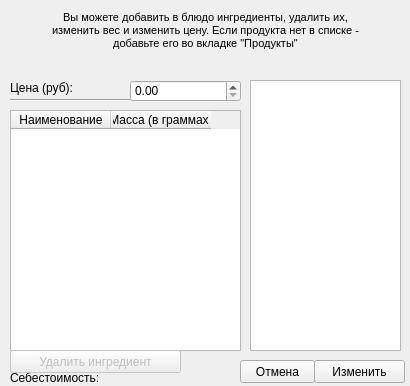
<?xml version="1.0" encoding="UTF-8"?>
<ui version="4.0">
 <class>productAdder</class>
 <widget class="QWidget" name="productAdder">
  <property name="geometry">
   <rect>
    <x>0</x>
    <y>0</y>
    <width>410</width>
    <height>386</height>
   </rect>
  </property>
  <property name="minimumSize">
   <size>
    <width>410</width>
    <height>386</height>
   </size>
  </property>
  <property name="maximumSize">
   <size>
    <width>410</width>
    <height>386</height>
   </size>
  </property>
  <property name="windowTitle">
   <string>Изменить блюдо</string>
  </property>
  <widget class="QLabel" name="label">
   <property name="geometry">
    <rect>
     <x>0</x>
     <y>-20</y>
     <width>411</width>
     <height>101</height>
    </rect>
   </property>
   <property name="text">
    <string>&lt;!DOCTYPE HTML PUBLIC &quot;-//W3C//DTD HTML 4.0//EN&quot; &quot;http://www.w3.org/TR/REC-html40/strict.dtd&quot;&gt;
&lt;html&gt;&lt;head&gt;&lt;meta name=&quot;qrichtext&quot; content=&quot;1&quot; /&gt;&lt;style type=&quot;text/css&quot;&gt;
p, li { white-space: pre-wrap; }
&lt;/style&gt;&lt;/head&gt;&lt;body style=&quot; font-family:'MS Shell Dlg 2'; font-size:8pt; font-weight:400; font-style:normal;&quot;&gt;
&lt;p align=&quot;center&quot; style=&quot; margin-top:12px; margin-bottom:12px; margin-left:0px; margin-right:0px; -qt-block-indent:0; text-indent:0px;&quot;&gt;Вы можете добавить в блюдо ингредиенты, удалить их,&lt;br /&gt;изменить вес и изменить цену. Если продукта нет в списке -&lt;br /&gt;добавьте его во вкладке &amp;quot;Продукты&amp;quot;&lt;/p&gt;&lt;/body&gt;&lt;/html&gt;</string>
   </property>
  </widget>
  <widget class="QLabel" name="label_2">
   <property name="geometry">
    <rect>
     <x>10</x>
     <y>80</y>
     <width>90</width>
     <height>16</height>
    </rect>
   </property>
   <property name="text">
    <string>Цена (руб):</string>
   </property>
  </widget>
  <widget class="Line" name="line">
   <property name="geometry">
    <rect>
     <x>10</x>
     <y>92</y>
     <width>121</width>
     <height>16</height>
    </rect>
   </property>
   <property name="orientation">
    <enum>Qt::Horizontal</enum>
   </property>
  </widget>
  <widget class="QPushButton" name="editConfirmButton">
   <property name="geometry">
    <rect>
     <x>314</x>
     <y>360</y>
     <width>91</width>
     <height>23</height>
    </rect>
   </property>
   <property name="text">
    <string>Изменить</string>
   </property>
  </widget>
  <widget class="QPushButton" name="cancelEditorButton">
   <property name="geometry">
    <rect>
     <x>240</x>
     <y>360</y>
     <width>75</width>
     <height>23</height>
    </rect>
   </property>
   <property name="text">
    <string>Отмена</string>
   </property>
  </widget>
  <widget class="QLabel" name="editorStatusText">
   <property name="geometry">
    <rect>
     <x>10</x>
     <y>60</y>
     <width>391</width>
     <height>20</height>
    </rect>
   </property>
   <property name="text">
    <string/>
   </property>
   <property name="alignment">
    <set>Qt::AlignCenter</set>
   </property>
  </widget>
  <widget class="QTableWidget" name="ingredientsToEdit">
   <property name="geometry">
    <rect>
     <x>10</x>
     <y>110</y>
     <width>231</width>
     <height>241</height>
    </rect>
   </property>
   <column>
    <property name="text">
     <string>Наименование</string>
    </property>
   </column>
   <column>
    <property name="text">
     <string>Масса (в граммах)</string>
    </property>
   </column>
  </widget>
  <widget class="QListWidget" name="ingredientsShow">
   <property name="geometry">
    <rect>
     <x>250</x>
     <y>80</y>
     <width>151</width>
     <height>271</height>
    </rect>
   </property>
  </widget>
  <widget class="QLabel" name="selfPrice">
   <property name="geometry">
    <rect>
     <x>10</x>
     <y>370</y>
     <width>231</width>
     <height>16</height>
    </rect>
   </property>
   <property name="text">
    <string>Себестоимость:</string>
   </property>
  </widget>
  <widget class="QPushButton" name="deleteIngredient">
   <property name="enabled">
    <bool>false</bool>
   </property>
   <property name="geometry">
    <rect>
     <x>10</x>
     <y>350</y>
     <width>171</width>
     <height>23</height>
    </rect>
   </property>
   <property name="text">
    <string>Удалить ингредиент</string>
   </property>
  </widget>
  <widget class="QDoubleSpinBox" name="priceEditor">
   <property name="geometry">
    <rect>
     <x>130</x>
     <y>80</y>
     <width>111</width>
     <height>22</height>
    </rect>
   </property>
  </widget>
 </widget>
 <resources/>
 <connections/>
</ui>
